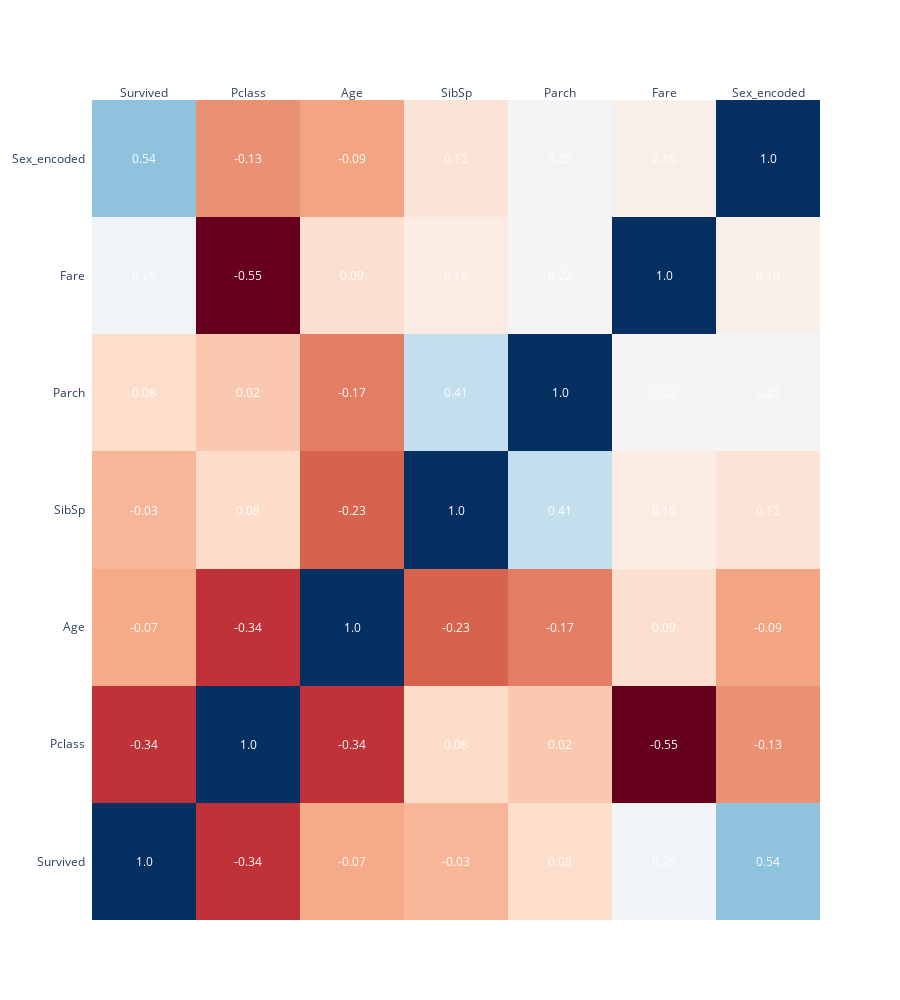

The notebook cell this image was saved under:
### Code cell
# Correlation Matrix, to check correlation between variables
import numpy as np
import plotly.figure_factory as ff

# Convert 'Sex' column to numerical representation before calculating correlation.
data['Sex_encoded'] = data['Sex'].map({'male': 0, 'female': 1})

# Now, calculate the correlation matrix, excluding the original 'Sex' column.
df_corr = data.select_dtypes(include=np.number).corr()

xx = list(df_corr.columns)
yy = list(df_corr.index)
zz = np.array(df_corr)

fig = ff.create_annotated_heatmap(
    zz,
    x=xx,
    y=yy,
    annotation_text=np.around(zz, decimals=2),
    hoverinfo='z',
    colorscale='RdBu'
)

fig.update_layout(
    height=1000
)

### Figure 1 — Plotly figure (JSON) as saved in the notebook; plotly's stock layout.template omitted (floating-point values rounded to 4 significant figures)
{"data": [{"colorscale": [[0, "rgb(103,0,31)"], [0.1, "rgb(178,24,43)"], [0.2, "rgb(214,96,77)"], [0.3, "rgb(244,165,130)"], [0.4, "rgb(253,219,199)"], [0.5, "rgb(247,247,247)"], [0.6, "rgb(209,229,240)"], [0.7, "rgb(146,197,222)"], [0.8, "rgb(67,147,195)"], [0.9, "rgb(33,102,172)"], [1, "rgb(5,48,97)"]], "hoverinfo": "z", "reversescale": false, "showscale": false, "type": "heatmap", "x": ["Survived", "Pclass", "Age", "SibSp", "Parch", "Fare", "Sex_encoded"], "y": ["Survived", "Pclass", "Age", "SibSp", "Parch", "Fare", "Sex_encoded"], "z": [[1, -0.3355, -0.06982, -0.03404, 0.08315, 0.2553, 0.5416], [-0.3355, 1, -0.3365, 0.08166, 0.01682, -0.5482, -0.1277], [-0.06982, -0.3365, 1, -0.2325, -0.1715, 0.09371, -0.08651], [-0.03404, 0.08166, -0.2325, 1, 0.4145, 0.1609, 0.1163], [0.08315, 0.01682, -0.1715, 0.4145, 1, 0.2175, 0.2475], [0.2553, -0.5482, 0.09371, 0.1609, 0.2175, 1, 0.18], [0.5416, -0.1277, -0.08651, 0.1163, 0.2475, 0.18, 1]]}], "layout": {"annotations": [{"font": {"color": "#FFFFFF"}, "showarrow": false, "text": "1.0", "x": "Survived", "xref": "x", "y": "Survived", "yref": "y"}, {"font": {"color": "#FFFFFF"}, "showarrow": false, "text": "-0.34", "x": "Pclass", "xref": "x", "y": "Survived", "yref": "y"}, {"font": {"color": "#FFFFFF"}, "showarrow": false, "text": "-0.07", "x": "Age", "xref": "x", "y": "Survived", "yref": "y"}, {"font": {"color": "#FFFFFF"}, "showarrow": false, "text": "-0.03", "x": "SibSp", "xref": "x", "y": "Survived", "yref": "y"}, {"font": {"color": "#FFFFFF"}, "showarrow": false, "text": "0.08", "x": "Parch", "xref": "x", "y": "Survived", "yref": "y"}, {"font": {"color": "#FFFFFF"}, "showarrow": false, "text": "0.26", "x": "Fare", "xref": "x", "y": "Survived", "yref": "y"}, {"font": {"color": "#FFFFFF"}, "showarrow": false, "text": "0.54", "x": "Sex_encoded", "xref": "x", "y": "Survived", "yref": "y"}, {"font": {"color": "#FFFFFF"}, "showarrow": false, "text": "-0.34", "x": "Survived", "xref": "x", "y": "Pclass", "yref": "y"}, {"font": {"color": "#FFFFFF"}, "showarrow": false, "text": "1.0", "x": "Pclass", "xref": "x", "y": "Pclass", "yref": "y"}, {"font": {"color": "#FFFFFF"}, "showarrow": false, "text": "-0.34", "x": "Age", "xref": "x", "y": "Pclass", "yref": "y"}, {"font": {"color": "#FFFFFF"}, "showarrow": false, "text": "0.08", "x": "SibSp", "xref": "x", "y": "Pclass", "yref": "y"}, {"font": {"color": "#FFFFFF"}, "showarrow": false, "text": "0.02", "x": "Parch", "xref": "x", "y": "Pclass", "yref": "y"}, {"font": {"color": "#FFFFFF"}, "showarrow": false, "text": "-0.55", "x": "Fare", "xref": "x", "y": "Pclass", "yref": "y"}, {"font": {"color": "#FFFFFF"}, "showarrow": false, "text": "-0.13", "x": "Sex_encoded", "xref": "x", "y": "Pclass", "yref": "y"}, {"font": {"color": "#FFFFFF"}, "showarrow": false, "text": "-0.07", "x": "Survived", "xref": "x", "y": "Age", "yref": "y"}, {"font": {"color": "#FFFFFF"}, "showarrow": false, "text": "-0.34", "x": "Pclass", "xref": "x", "y": "Age", "yref": "y"}, {"font": {"color": "#FFFFFF"}, "showarrow": false, "text": "1.0", "x": "Age", "xref": "x", "y": "Age", "yref": "y"}, {"font": {"color": "#FFFFFF"}, "showarrow": false, "text": "-0.23", "x": "SibSp", "xref": "x", "y": "Age", "yref": "y"}, {"font": {"color": "#FFFFFF"}, "showarrow": false, "text": "-0.17", "x": "Parch", "xref": "x", "y": "Age", "yref": "y"}, {"font": {"color": "#FFFFFF"}, "showarrow": false, "text": "0.09", "x": "Fare", "xref": "x", "y": "Age", "yref": "y"}, {"font": {"color": "#FFFFFF"}, "showarrow": false, "text": "-0.09", "x": "Sex_encoded", "xref": "x", "y": "Age", "yref": "y"}, {"font": {"color": "#FFFFFF"}, "showarrow": false, "text": "-0.03", "x": "Survived", "xref": "x", "y": "SibSp", "yref": "y"}, {"font": {"color": "#FFFFFF"}, "showarrow": false, "text": "0.08", "x": "Pclass", "xref": "x", "y": "SibSp", "yref": "y"}, {"font": {"color": "#FFFFFF"}, "showarrow": false, "text": "-0.23", "x": "Age", "xref": "x", "y": "SibSp", "yref": "y"}, {"font": {"color": "#FFFFFF"}, "showarrow": false, "text": "1.0", "x": "SibSp", "xref": "x", "y": "SibSp", "yref": "y"}, {"font": {"color": "#FFFFFF"}, "showarrow": false, "text": "0.41", "x": "Parch", "xref": "x", "y": "SibSp", "yref": "y"}, {"font": {"color": "#FFFFFF"}, "showarrow": false, "text": "0.16", "x": "Fare", "xref": "x", "y": "SibSp", "yref": "y"}, {"font": {"color": "#FFFFFF"}, "showarrow": false, "text": "0.12", "x": "Sex_encoded", "xref": "x", "y": "SibSp", "yref": "y"}, {"font": {"color": "#FFFFFF"}, "showarrow": false, "text": "0.08", "x": "Survived", "xref": "x", "y": "Parch", "yref": "y"}, {"font": {"color": "#FFFFFF"}, "showarrow": false, "text": "0.02", "x": "Pclass", "xref": "x", "y": "Parch", "yref": "y"}, {"font": {"color": "#FFFFFF"}, "showarrow": false, "text": "-0.17", "x": "Age", "xref": "x", "y": "Parch", "yref": "y"}, {"font": {"color": "#FFFFFF"}, "showarrow": false, "text": "0.41", "x": "SibSp", "xref": "x", "y": "Parch", "yref": "y"}, {"font": {"color": "#FFFFFF"}, "showarrow": false, "text": "1.0", "x": "Parch", "xref": "x", "y": "Parch", "yref": "y"}, {"font": {"color": "#FFFFFF"}, "showarrow": false, "text": "0.22", "x": "Fare", "xref": "x", "y": "Parch", "yref": "y"}, {"font": {"color": "#FFFFFF"}, "showarrow": false, "text": "0.25", "x": "Sex_encoded", "xref": "x", "y": "Parch", "yref": "y"}, {"font": {"color": "#FFFFFF"}, "showarrow": false, "text": "0.26", "x": "Survived", "xref": "x", "y": "Fare", "yref": "y"}, {"font": {"color": "#FFFFFF"}, "showarrow": false, "text": "-0.55", "x": "Pclass", "xref": "x", "y": "Fare", "yref": "y"}, {"font": {"color": "#FFFFFF"}, "showarrow": false, "text": "0.09", "x": "Age", "xref": "x", "y": "Fare", "yref": "y"}, {"font": {"color": "#FFFFFF"}, "showarrow": false, "text": "0.16", "x": "SibSp", "xref": "x", "y": "Fare", "yref": "y"}, {"font": {"color": "#FFFFFF"}, "showarrow": false, "text": "0.22", "x": "Parch", "xref": "x", "y": "Fare", "yref": "y"}, {"font": {"color": "#FFFFFF"}, "showarrow": false, "text": "1.0", "x": "Fare", "xref": "x", "y": "Fare", "yref": "y"}, {"font": {"color": "#FFFFFF"}, "showarrow": false, "text": "0.18", "x": "Sex_encoded", "xref": "x", "y": "Fare", "yref": "y"}, {"font": {"color": "#FFFFFF"}, "showarrow": false, "text": "0.54", "x": "Survived", "xref": "x", "y": "Sex_encoded", "yref": "y"}, {"font": {"color": "#FFFFFF"}, "showarrow": false, "text": "-0.13", "x": "Pclass", "xref": "x", "y": "Sex_encoded", "yref": "y"}, {"font": {"color": "#FFFFFF"}, "showarrow": false, "text": "-0.09", "x": "Age", "xref": "x", "y": "Sex_encoded", "yref": "y"}, {"font": {"color": "#FFFFFF"}, "showarrow": false, "text": "0.12", "x": "SibSp", "xref": "x", "y": "Sex_encoded", "yref": "y"}, {"font": {"color": "#FFFFFF"}, "showarrow": false, "text": "0.25", "x": "Parch", "xref": "x", "y": "Sex_encoded", "yref": "y"}, {"font": {"color": "#FFFFFF"}, "showarrow": false, "text": "0.18", "x": "Fare", "xref": "x", "y": "Sex_encoded", "yref": "y"}, {"font": {"color": "#FFFFFF"}, "showarrow": false, "text": "1.0", "x": "Sex_encoded", "xref": "x", "y": "Sex_encoded", "yref": "y"}], "height": 1000, "xaxis": {"dtick": 1, "gridcolor": "rgb(0, 0, 0)", "side": "top", "ticks": ""}, "yaxis": {"dtick": 1, "ticks": "", "ticksuffix": "  "}}}
